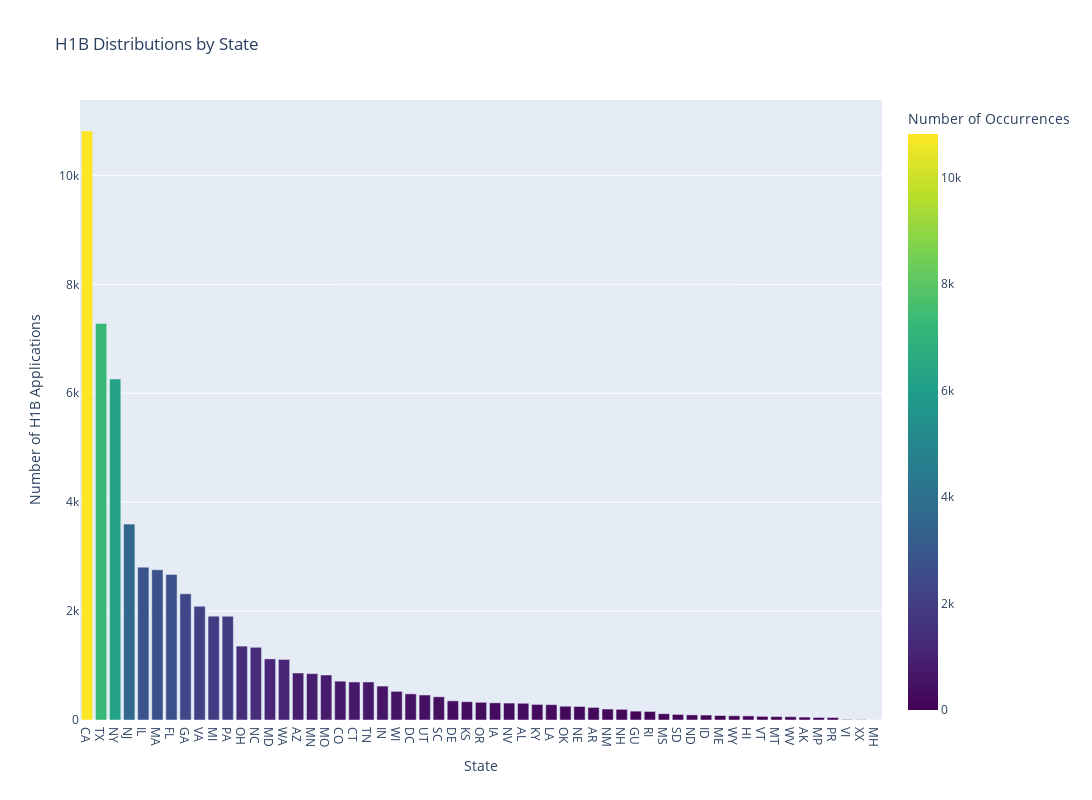

Notebook source saved alongside this figure:
### Code cell
# import plotly.express as px

state_counts = employer['Petitioner State'].value_counts().reset_index() 
state_counts.columns = ['State', 'Number of Occurrences']

fig = px.bar(
    state_counts,
    x='State',
    y='Number of Occurrences',
    title='H1B Distributions by State',
    color='Number of Occurrences',
    color_continuous_scale='viridis'
)

fig.update_layout(
    width=1200,
    height=800,
    xaxis_title='State',
    yaxis_title='Number of H1B Applications',
    xaxis={'categoryorder': 'total descending'}
)

fig.show()

### Figure 1 — Plotly figure (JSON) as saved in the notebook; plotly's stock layout.template omitted (floating-point values rounded to 4 significant figures)
{"data": [{"hovertemplate": "State=%{x}<br>Number of Occurrences=%{marker.color}<extra></extra>", "legendgroup": "", "marker": {"color": [10815, 7282, 6262, 3597, 2807, 2758, 2673, 2317, 2088, 1907, 1905, 1357, 1335, 1122, 1112, 863, 852, 826, 713, 698, 698, 623, 526, 480, 459, 426, 352, 336, 325, 315, 311, 307, 286, 282, 253, 248, 231, 201, 196, 163, 157, 115, 102, 94, 91, 82, 78, 75, 67, 63, 60, 53, 46, 45, 9, 5, 1], "coloraxis": "coloraxis", "pattern": {"shape": ""}}, "name": "", "orientation": "v", "showlegend": false, "textposition": "auto", "type": "bar", "x": ["CA", "TX", "NY", "NJ", "IL", "MA", "FL", "GA", "VA", "MI", "PA", "OH", "NC", "MD", "WA", "AZ", "MN", "MO", "CO", "CT", "TN", "IN", "WI", "DC", "UT", "SC", "DE", "KS", "OR", "IA", "NV", "AL", "KY", "LA", "OK", "NE", "AR", "NM", "NH", "GU", "RI", "MS", "SD", "ND", "ID", "ME", "WY", "HI", "VT", "MT", "WV", "AK", "MP", "PR", "VI", "XX", "MH"], "xaxis": "x", "y": [10815, 7282, 6262, 3597, 2807, 2758, 2673, 2317, 2088, 1907, 1905, 1357, 1335, 1122, 1112, 863, 852, 826, 713, 698, 698, 623, 526, 480, 459, 426, 352, 336, 325, 315, 311, 307, 286, 282, 253, 248, 231, 201, 196, 163, 157, 115, 102, 94, 91, 82, 78, 75, 67, 63, 60, 53, 46, 45, 9, 5, 1], "yaxis": "y"}], "layout": {"barmode": "relative", "coloraxis": {"colorbar": {"title": {"text": "Number of Occurrences"}}, "colorscale": [[0, "#440154"], [0.1111, "#482878"], [0.2222, "#3e4989"], [0.3333, "#31688e"], [0.4444, "#26828e"], [0.5556, "#1f9e89"], [0.6667, "#35b779"], [0.7778, "#6ece58"], [0.8889, "#b5de2b"], [1, "#fde725"]]}, "height": 800, "legend": {"tracegroupgap": 0}, "title": {"text": "H1B Distributions by State"}, "width": 1200, "xaxis": {"anchor": "y", "categoryorder": "total descending", "domain": [0, 1], "title": {"text": "State"}}, "yaxis": {"anchor": "x", "domain": [0, 1], "title": {"text": "Number of H1B Applications"}}}}
